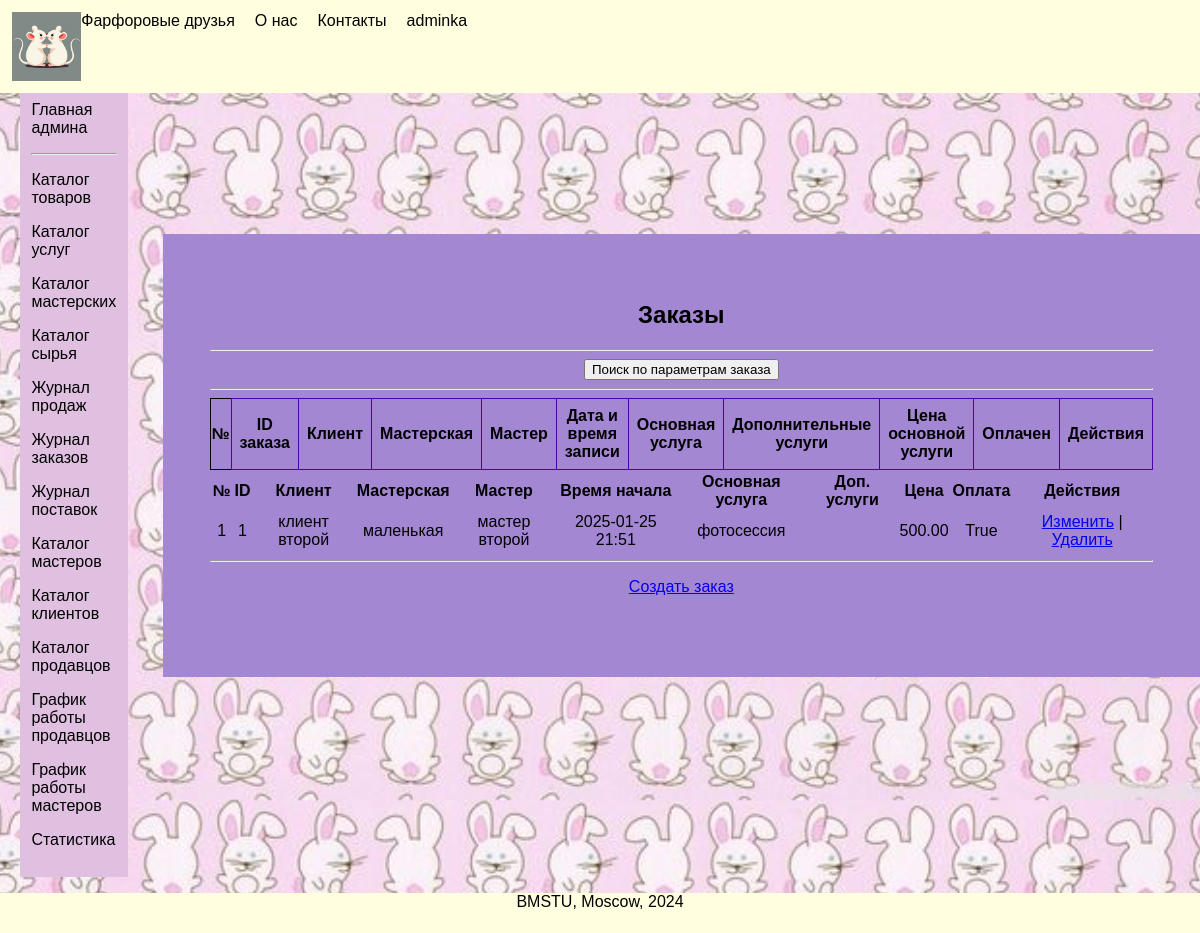
Screenshot of /orders/ (signed in) with the database file from the repository.
### nirs_app/models.py (models this page shows, shortened)
class User(AbstractUser):
    username = None
    first_name = models.CharField(max_length=43)
    last_name = models.CharField(max_length=43)
    email = models.EmailField(unique=True)
    phone_number = models.CharField(max_length=15)
    is_employee = models.BooleanField(default=False)
    USERNAME_FIELD = 'email'
    REQUIRED_FIELDS = ['first_name', 'last_name']

class Order(models.Model):
    appointment = models.ForeignKey(Appointment, on_delete=models.DO_NOTHING)
    purchase_date = models.DateTimeField(null=False, auto_now_add=True)
    is_paid = models.BooleanField(default=False)

class Appointment(models.Model):
    workshop = models.ForeignKey(Workshop, on_delete=models.DO_NOTHING)
    master = models.ForeignKey(Master, on_delete=models.DO_NOTHING, null=True, blank=True)
    client = models.ForeignKey(User, on_delete=models.DO_NOTHING, related_name='client_appointments')
    start_time = models.DateTimeField()
    end_time = models.DateTimeField()
    created_at = models.DateTimeField(auto_now_add=True)
    main_service = models.ForeignKey(Service, on_delete=models.DO_NOTHING, related_name="main_appointments")

class Workshop(models.Model):
    photo = models.ImageField(upload_to="images/workshops", default="images/no_photo.png")
    name = models.CharField(max_length=255, unique=True)
    price = models.DecimalField(max_digits=10, decimal_places=2)
    description = models.TextField()
    capacity = models.IntegerField()
    area = models.DecimalField(max_digits=10, decimal_places=1)

class Master(models.Model):
    user = models.OneToOneField(User, on_delete=models.DO_NOTHING, related_name='master')
    experience_since = models.DateField(null=True)
    photo = models.ImageField(upload_to="images/masters", default="images/masters/no_photo.png")

class Service(models.Model):
    photo = models.ImageField(upload_to="images/services", default="images/no_photo.png")
    name = models.CharField(max_length=255, unique=True)
    price = models.DecimalField(max_digits=10, decimal_places=2)
    description = models.TextField()
    duration = models.IntegerField(default=60)
    is_main = models.BooleanField(default=True)

### nirs_app/views.py (the view)
# urls.py: path("", views.orders_list_view, name='orders_list'),
@login_required
@user_passes_test(is_master)
def orders_list_view(request):
    date_from = request.GET.get('date_from')
    date_to = request.GET.get('date_to')
    client_query = request.GET.get('client')
    workshop_query = request.GET.get('workshop')
    master_query = request.GET.get('master')
    orders = Order.objects.all()
    if date_from:
        orders = orders.filter(appointment__start_time__date__gte=date_from)
    if date_to:
        orders = orders.filter(appointment__start_time__date__lte=date_to)
    if client_query:
        orders = orders.filter(appointment__client_id=client_query)
    if workshop_query:
        orders = orders.filter(appointment__workshop_id=workshop_query)
    if master_query:
         orders = orders.filter(appointment__master_id=master_query)
    clients = Client.objects.all()
    workshops = Workshop.objects.all()
    masters = Master.objects.all()
    return render(request, 'orders/orders.html', {  # замените на ваш шаблон
        'orders': orders,
        'date_from': date_from,
        'date_to': date_to,
        'client': client_query,
        'workshop': workshop_query,
        'master': master_query,
        'clients': clients,
        'workshops': workshops,
        'masters': masters,
    })

### nirs_app/context_processors.py (called while the page is built)
def user_role(request):
    if request.user.is_authenticated:
        user = request.user
        role = get_user_role(user)
        return {'role': role}
    return {}

def get_user_role(user):
    if user.is_superuser:
        return 'админа'
    elif hasattr(user, 'seller'):
        return 'продавца'
    elif hasattr(user, 'master'):
        return 'мастера'
    elif hasattr(user, 'client'):
        return 'клиента'
    return None

### nirs_app/views.py (called while the page is built)
def is_master(user):
  return hasattr(user, 'master') or user.is_superuser

### nirs_app/templates/orders/orders.html (shortened to what this page needs)
{% extends "personal/user_personal.html" %}
{% load static %}
{% block content %}
    <section id="products">
        <h2>Заказы</h2>
        <hr>
        <table style="width: 100%; border-collapse: collapse; border: 1px solid black;">
            <thead>
                <tr>
                     <th >№</th>
                    <th style="border: 1px solid rgb(78, 0, 173); padding: 8px;">ID заказа</th>
                    <th style="border: 1px solid rgb(78, 0, 173); padding: 8px;">Клиент</th>
                    <th style="border: 1px solid rgb(78, 0, 173); padding: 8px;">Мастерская</th>
                    <th style="border: 1px solid rgb(78, 0, 173); padding: 8px;">Мастер</th>
                    <th style="border: 1px solid rgb(78, 0, 173); padding: 8px;">Дата и время записи</th>
                    <th style="border: 1px solid rgb(78, 0, 173); padding: 8px;">Основная услуга</th>
                     <th style="border: 1px solid rgb(78, 0, 173); padding: 8px;">Дополнительные услуги</th>
                     <th style="border: 1px solid rgb(78, 0, 173); padding: 8px;">Цена основной услуги</th>
                     <th style="border: 1px solid rgb(78, 0, 173); padding: 8px;">Оплачен</th>
                    <th style="border: 1px solid rgb(78, 0, 173); padding: 8px;">Действия</th>
                </tr>
            </thead>
            <tbody>
                {% if orders %}
                <button id="toggleOrderFilters">Поиск по параметрам заказа</button>
                <br>
                <hr>
                <table>
                        <tr>
                            <th>№</th>
                            <th>ID</th>
                            <th>Клиент</th>
                            <th>Мастерская</th>
                            <th>Мастер</th>
                            <th>Время начала</th>
                             <th>Основная услуга</th>
                            <th>Доп. услуги</th>
                            <th>Цена</th>
                            <th>Оплата</th>
                            <th>Действия</th>
                        </tr>
                        {% for order in orders %}
                            <tr>
                                <td>{{ forloop.counter }}</td>
                                <td>{{ order.id }}</td>
                                <td>{{ order.appointment.client.first_name }} {{ order.appointment.client.last_name }}</td>
                                <td>{{ order.appointment.workshop.name }}</td>
                                <td>{% if order.appointment.master %}{{ order.appointment.master.user.first_name }} {{ order.appointment.master.user.last_name }}{% endif %}</td>
                                <td>{{ order.appointment.start_time | date:"Y-m-d H:i" }}</td>
                                <td>{{ order.appointment.main_service.name }}</td>
                                <td>
                                </td>
                                <td>{{ order.appointment.main_service.price }}</td>
                                <td>{{ order.is_paid }}</td>
                                <td>
                                        <a href="{% url 'order_update' order.id %}">Изменить</a> |
                                        <a href="{% url 'order_delete' order.id %}">Удалить</a>
                                </td>
                            </tr>
                        {% endfor %}
                </table>
                {% else %}
                    <tr>
                        <td colspan="11">Список пуст</td>
                    </tr>
                {% endif %}
            </tbody>
        </table>
         <hr>
        <p><a href="{% url 'order_create' %}">Создать заказ</a></p>
        <br>
    </section>
{% endblock content %}

### nirs_app/templates/index.html (shortened to what this page needs)
<!DOCTYPE html>
{% load static %}
<html lang="ru">
<head>
    <link rel="stylesheet" href="{% static 'css/styles.css' %}">
</head>
<body>
    <div class="header">
        <img src="{% static "images/farfor_logo_2d.png" %}" alt="logo" >
            <a href="{% url 'home' %}">Фарфоровые друзья</a>
            <a href="{% url 'about' %}">О нас</a>
            <a href="{% url 'contacts' %}">Контакты</a>
            {% if request.user.is_authenticated %}
                <a href="{% url 'user_personal' %}">{{ request.user.first_name }}</a>
            {% else %}
                <a href="{% url 'auth' %}">Вход</a>
            {% endif %}
    </div>
    <div class="container">
        <div class="sidebar">
            {% block sidebar %}{% endblock sidebar %}
        </div>
        <div class="content">
            {% block content %}{% endblock content %}
        </div>
    </div>
    <div class="footer">
        <p>BMSTU, Moscow, 2024</p>
    </div>
</body>
</html>

### nirs_app/static/css/styles.css (style rules this page uses)
body { background-size: cover; background-repeat: repeat-y; background-position: center; height: 100vh; margin: 0; font-family: sans-serif; box-sizing: border-box; }
.header { background-color: #FFFFE0; padding: 1%; display: flex; width: 100%; height: 10%; position: fixed; text-align: center; box-sizing: border-box; }
.header a { text-decoration:dotted; color: black; margin-right: 20px; }
.footer { background-color: #FFFFE0; width: 100%; height: 5%; text-align: center; position:static; }
.container { display: flex; width: 95%; }
.sidebar { background-color: #E0C0E0; width: 15%; padding: 1%; margin-top: 6.5%; margin-left: 20px; }
.content { align-self: center; margin-top: 3%; flex: 1; padding: 3%; height: auto; text-align: center; }
#products { padding: 5%; width: 100%; height: auto; background-color: #a487d3; }

### rows the page displays
User: user.first_name "adminka"
Order: id "1", appointment.client.first_name "клиент", appointment.client.last_name "второй", appointment.workshop.name "маленькая", appointment.master.user.first_name "мастер", appointment.master.user.last_name "второй", appointment.start_time "2025-01-25 21:51", appointment.main_service.name "фотосессия", appointment.main_service.price "500.00", is_paid "True"
